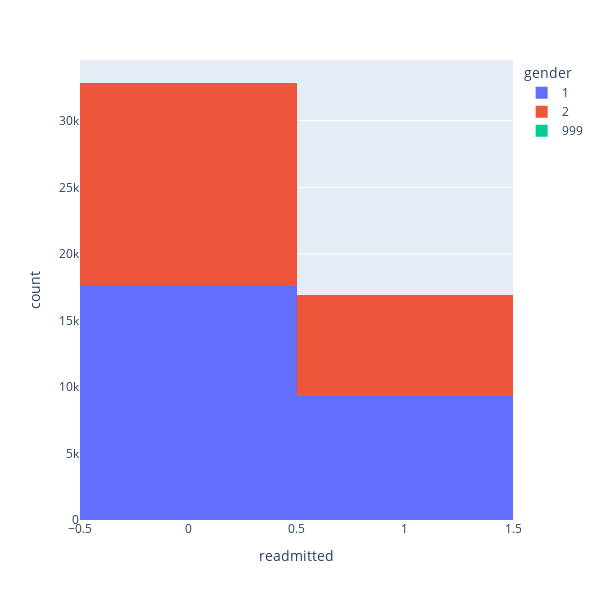

Notebook code for this chart:
### Markdown cell above
### Gender & Readmittance

### Code cell
#histogram displaying the relationship between gender adn readmittance with 30 days
fig = px.histogram(diabetes, x="readmitted", color="gender",width=600, height=600)
fig.show()

### Figure 1 — Plotly figure (JSON) as saved in the notebook; plotly's stock layout.template omitted (floating-point values rounded to 4 significant figures; data arrays with more than 128 entries replaced by an {"elided": "..."} marker saying what was removed)
{"data": [{"alignmentgroup": "True", "bingroup": "x", "hovertemplate": "gender=1<br>readmitted=%{x}<br>count=%{y}<extra></extra>", "legendgroup": "1", "marker": {"color": "#636efa", "pattern": {"shape": ""}}, "name": "1", "offsetgroup": "1", "orientation": "v", "showlegend": true, "type": "histogram", "x": {"elided": "26917 int values"}, "xaxis": "x", "yaxis": "y"}, {"alignmentgroup": "True", "bingroup": "x", "hovertemplate": "gender=2<br>readmitted=%{x}<br>count=%{y}<extra></extra>", "legendgroup": "2", "marker": {"color": "#EF553B", "pattern": {"shape": ""}}, "name": "2", "offsetgroup": "2", "orientation": "v", "showlegend": true, "type": "histogram", "x": {"elided": "22817 int values"}, "xaxis": "x", "yaxis": "y"}, {"alignmentgroup": "True", "bingroup": "x", "hovertemplate": "gender=999<br>readmitted=%{x}<br>count=%{y}<extra></extra>", "legendgroup": "999", "marker": {"color": "#00cc96", "pattern": {"shape": ""}}, "name": "999", "offsetgroup": "999", "orientation": "v", "showlegend": true, "type": "histogram", "x": [0], "xaxis": "x", "yaxis": "y"}], "layout": {"barmode": "relative", "height": 600, "legend": {"title": {"text": "gender"}, "tracegroupgap": 0}, "margin": {"t": 60}, "width": 600, "xaxis": {"anchor": "y", "domain": [0, 1], "title": {"text": "readmitted"}}, "yaxis": {"anchor": "x", "domain": [0, 1], "title": {"text": "count"}}}}
